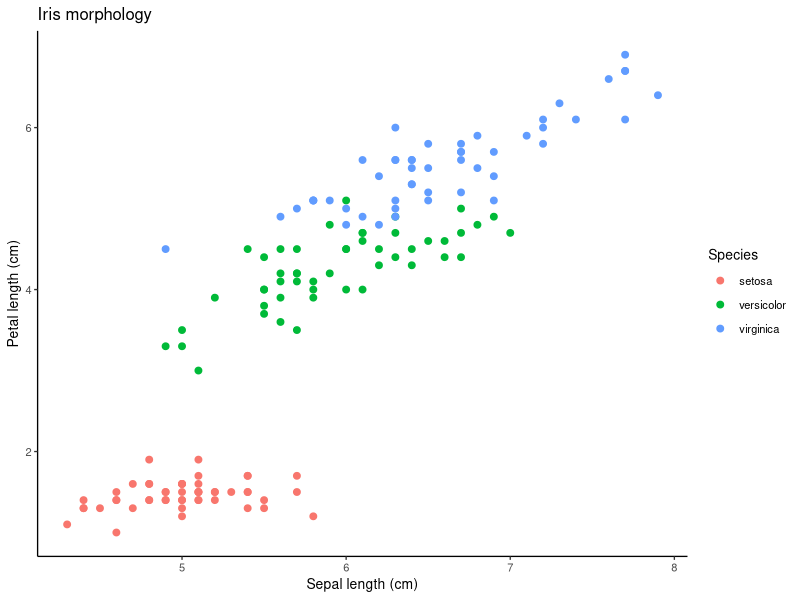

This figure's R source:
library(ggplot2)

p <- ggplot(iris, aes(Sepal.Length, Petal.Length, colour = Species)) +
  geom_point(size = 2) +
  labs(title = "Iris morphology", x = "Sepal length (cm)", y = "Petal length (cm)") +
  theme_classic(base_size = 10)

png("figure1.png", width = 8, height = 6, units = "in", res = 300)
print(p)
dev.off()
